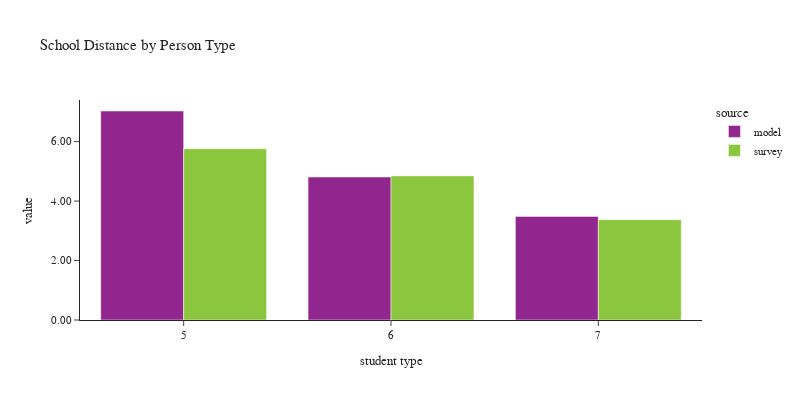

Notebook code cell kept with this figure:
### Code cell
plot_school_location(df_students[df_students['pptyp'].isin([5,6,7])], 
                     'pptyp', 'Person Type', 'student type')

### Figure 1 — Plotly figure (JSON) as saved in the notebook; plotly's stock layout.template omitted (floating-point values rounded to 4 significant figures)
{"data": [{"alignmentgroup": "True", "customdata": [[203325], [155652], [652640]], "hovertemplate": "source=model<br>pptyp=%{x}<br>value=%{y}<br>sample count=%{customdata[0]}<extra></extra>", "legendgroup": "model", "marker": {"color": "#91268F", "pattern": {"shape": ""}}, "name": "model", "offsetgroup": "model", "orientation": "v", "showlegend": true, "textposition": "auto", "type": "bar", "x": [5, 6, 7], "xaxis": "x", "y": [7.029, 4.809, 3.485], "yaxis": "y"}, {"alignmentgroup": "True", "customdata": [[169], [113], [530]], "hovertemplate": "source=survey<br>pptyp=%{x}<br>value=%{y}<br>sample count=%{customdata[0]}<extra></extra>", "legendgroup": "survey", "marker": {"color": "#8CC63E", "pattern": {"shape": ""}}, "name": "survey", "offsetgroup": "survey", "orientation": "v", "showlegend": true, "textposition": "auto", "type": "bar", "x": [5, 6, 7], "xaxis": "x", "y": [5.761, 4.846, 3.375], "yaxis": "y"}], "layout": {"barmode": "group", "font": {"size": 11}, "height": 400, "legend": {"title": {"text": "source"}, "tracegroupgap": 0}, "title": {"text": "School Distance by Person Type"}, "width": 800, "xaxis": {"anchor": "y", "domain": [0.0, 1.0], "title": {"text": "student type"}}, "yaxis": {"anchor": "x", "domain": [0.0, 1.0], "tickformat": ".2f", "title": {"text": "value"}}}}
